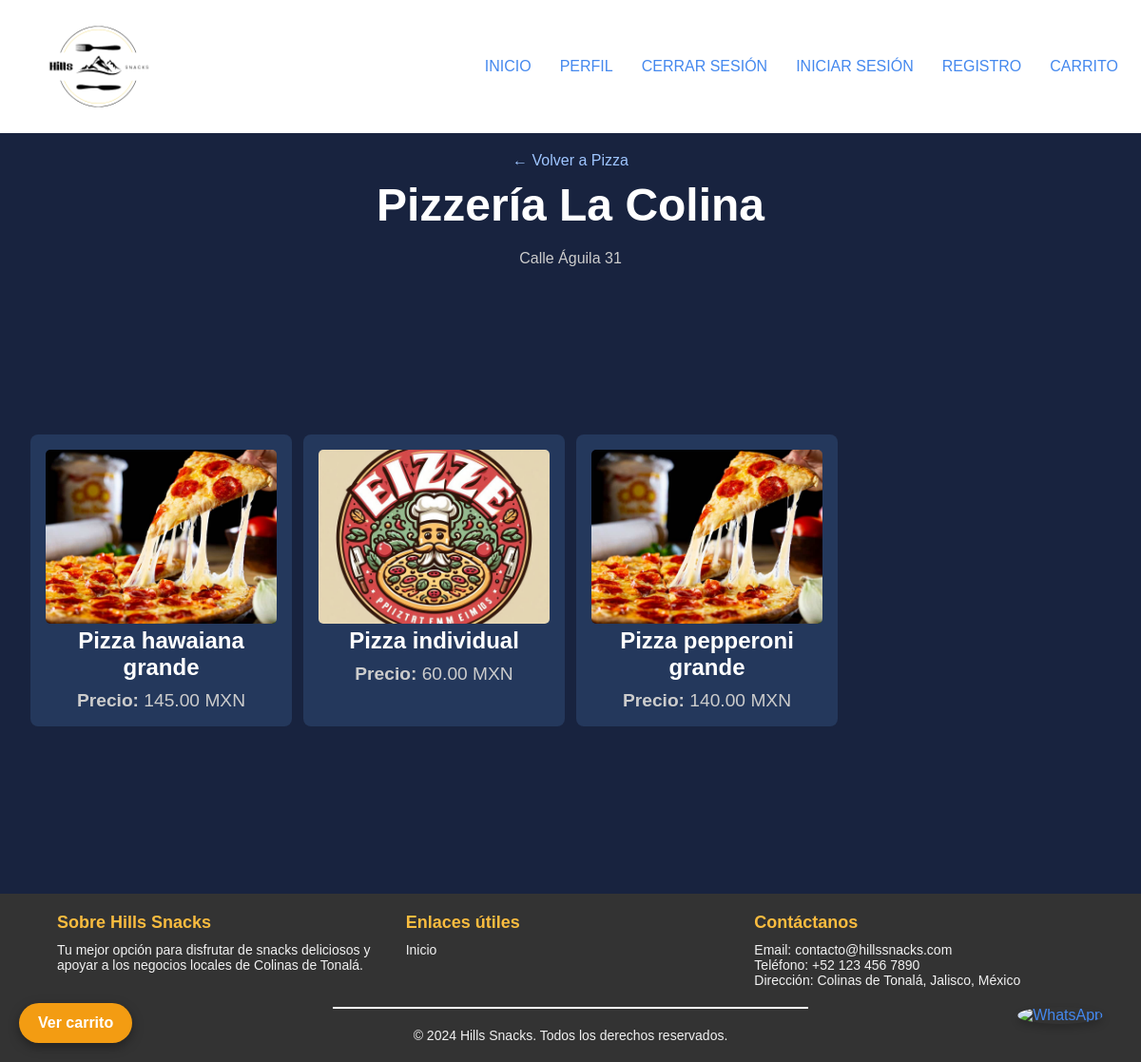
Screenshot of /index.php?action=mostrarProductosPorNegocio&idNegocio=4 with the database file from the repository.
### tables this page shows
CREATE TABLE negocio (
    IdNegocio_N  INT AUTO_INCREMENT PRIMARY KEY,
    Nombre_N     VARCHAR(100) NOT NULL,
    Direccion_N  VARCHAR(200),
    Telefono_N   VARCHAR(20),
    Tipo_N       VARCHAR(40)  NOT NULL,    
    Tipo_Envio   VARCHAR(20)  NOT NULL DEFAULT 'Domicilio',
    Imagen_N     VARCHAR(255)
);

CREATE TABLE producto (
    IdProducto_P     INT AUTO_INCREMENT PRIMARY KEY,
    IdNegocio_N      INT           NOT NULL,
    Nombre_P         VARCHAR(100)  NOT NULL,
    Precio_P         DECIMAL(8,2)  NOT NULL,
    Disponibilidad_P VARCHAR(10)   NOT NULL DEFAULT 'Activo',    
    Imagen_P         VARCHAR(255),
    FOREIGN KEY (IdNegocio_N) REFERENCES negocio(IdNegocio_N) ON DELETE CASCADE
);

### Controllers/ProductosControler.php (called while the page is built)
<?php
require_once __DIR__ . '/../Models/Productos.php';
require_once __DIR__ . '/../Models/Negocio.php';
class ProductosController {
    public function mostrarProductosPorNegocio($idNegocio) {
        $productoModel = new Producto();
        $negocioModel = new Negocio();
        $productos = $productoModel->obtenerProductosPorNegocio($idNegocio);
        $negocio = $negocioModel->obtenerNegocioPorId($idNegocio);
        require __DIR__ . '/../Views/productos.php';
    }
}
?>

### Models/Negocio.php (called while the page is built, shortened)
<?php
require_once __DIR__ . '/../config/database.php';
class Negocio {
    private $db;
    public function __construct() {
        $database = new Database();
        $this->db = $database->getConnection();
    }
    public function obtenerNegocioPorId($id) {
        $stmt = $this->db->prepare("SELECT * FROM negocio WHERE IdNegocio_N = :id LIMIT 1");
        $stmt->bindParam(':id', $id, PDO::PARAM_INT);
        $stmt->execute();
        return $stmt->fetch(PDO::FETCH_ASSOC);
    }
}
?>

### config/database.php (called while the page is built, shortened)
<?php
class Database {
    private $host = 'localhost';
    private $db_name = 'hills_snacks';
    private $username = 'root';
    private $password = '';
    public function getConnection() {
        $this->conn = null;
        try {
            $this->conn = new PDO("mysql:host=" . $this->host . ";dbname=" . $this->db_name, $this->username, $this->password);
            $this->conn->exec("set names utf8");
        } catch(PDOException $exception) {
            echo "Error de conexión: " . $exception->getMessage();
        }
        return $this->conn;
    }
}
?>

### config/helpers.php (called while the page is built, shortened)
<?php
function rutaImagen($ruta, $prefijo = '') {
    return $prefijo . 'Util/img/' . basename($ruta);
}
function e($texto) {
    return htmlspecialchars((string) $texto, ENT_QUOTES, 'UTF-8');
}

### Models/Productos.php (called while the page is built, shortened)
<?php
require_once __DIR__ . '/../config/database.php';
class Producto {
    private $db;
    public function __construct() {
        $database = new Database();
        $this->db = $database->getConnection();
    }
    public function obtenerProductosPorNegocio($idNegocio) {
        $stmt = $this->db->prepare("SELECT * FROM producto WHERE IdNegocio_N = :negocio_id AND Disponibilidad_P = 'Activo' ORDER BY Nombre_P");
        $stmt->bindParam(':negocio_id', $idNegocio, PDO::PARAM_INT);
        $stmt->execute();
        return $stmt->fetchAll(PDO::FETCH_ASSOC);
    }
}
?>

### Views/productos.php (the view, shortened to what this page needs)
<?php
require_once __DIR__ . '/../config/helpers.php';
?>
<!DOCTYPE html>
<html lang="es">
<head>
    <link href="css/productos.css" rel="stylesheet">
    <link href="css/modal.css" rel="stylesheet">
    <link href="css/tienda.css" rel="stylesheet">
    <link href='https://unpkg.com/boxicons@2.1.4/css/boxicons.min.css' rel='stylesheet'>
</head>
<body>
    <div class="productos">
        <?php if (!empty($negocio)): ?>
            <a class="productos__volver" href="index.php?action=mostrarNegociosPorCategoria&categoria=<?php echo urlencode($negocio['Tipo_N']); ?>">&larr; Volver a <?php echo e($negocio['Tipo_N']); ?></a>
            <h2 class="productos__title"><?php echo e($negocio['Nombre_N']); ?></h2>
            <p class="productos__subtitulo"><?php echo e($negocio['Direccion_N']); ?></p>
        <?php else: ?>
            <h2 class="productos__title">Productos del Negocio</h2>
        <?php endif; ?>
        <div class="productos__container">
            <?php if (!empty($productos)): ?>
                <?php foreach ($productos as $producto): ?>
                    <?php $img = rutaImagen($producto['Imagen_P'] ?? ''); ?>
                    <div class="productos__item"
                         data-id="<?php echo (int) $producto['IdProducto_P']; ?>"
                         data-nombre="<?php echo e($producto['Nombre_P']); ?>"
                         data-precio="<?php echo e($producto['Precio_P']); ?>"
                         data-imagen="<?php echo e($img); ?>"
                         data-negocio="<?php echo (int) $producto['IdNegocio_N']; ?>"
                         onclick="abrirModal(this)">
                        <img src="<?php echo e($img); ?>"
                             alt="Imagen de <?php echo e($producto['Nombre_P']); ?>"
                             class="productos__image">
                        <h3><?php echo e($producto['Nombre_P']); ?></h3>
                        <p><strong>Precio:</strong> <?php echo number_format((float) $producto['Precio_P'], 2); ?> MXN</p>
                    </div>
                <?php endforeach; ?>
            <?php else: ?>
                <h2 class="productos__empty">No hay productos disponibles para este negocio.</h2>
            <?php endif; ?>
        </div>
    </div>
    <a class="carrito-flotante" href="Views/carrito.php">Ver carrito <span class="carrito-contador"></span></a>
    <div class="whatsapp-float">
        <a href="https://wa.me/3318530145?text=Hola%2C%20estoy%20interesado%20en%20tus%20servicios" target="_blank">
            <img src="https://upload.wikimedia.org/wikipedia/commons/6/6b/WhatsApp.svg" alt="WhatsApp" />
        </a>
    </div>
</body>
</html>

### css/header.css (style rules this page uses)
* { padding: 0; margin: 0; box-sizing: border-box; }
body { font-family: sans-serif; background-color: #e2eaff; color: #101632dd; }
a { color: #48e; text-decoration: none; }

### css/tienda.css (style rules this page uses)
.carrito-flotante { position: fixed; left: 20px; bottom: 20px; background: #f39c12; color: #fff; text-decoration: none; padding: 12px 20px; border-radius: 30px; font-family: Arial, sans-serif; font-weight: bold; box-shadow: 0 4px 12px rgba(0, 0, 0, .35); z-index: 2000; }
.productos__volver { display: inline-block; margin-bottom: 10px; color: #9ec5ff; text-decoration: none; }
.productos__subtitulo { margin: 0 0 20px; color: #ccc; }
.productos__item { cursor: pointer; }
.productos__image { object-fit: cover; aspect-ratio: 4 / 3; }

### css/productos.css (style rules this page uses)
.productos { background-color: #18233f; color: #fff; min-height: 100vh; display: flex; flex-direction: column; text-align: center; user-select: none; padding: 20px; }
.productos__title { font-size: 3rem; margin-bottom: 20px; }
.productos__container { display: grid; grid-template-columns: 1fr; gap: 12px; max-width: 1300px; margin: auto; width: 100%; padding: 12px; }
.productos__item { background-color: #24385c; border-radius: 8px; padding: 16px; text-align: center; transition: transform 0.2s, box-shadow 0.2s; }
.productos__item h3 { font-size: 1.5rem; margin: 0 0 10px; color: #fff; }
.productos__item p { margin: 0; font-size: 1.2rem; color: #ccc; }
.productos__image { width: 100%; max-width: 1300px; height: auto; border-radius: 5px; }
@media (min-width: 768px) { .productos__container { grid-template-columns: repeat(auto-fill, minmax(300px, 1fr)); } }
@media (min-width: 1024px) { .productos__container { grid-template-columns: repeat(auto-fill, minmax(250px, 1fr)); } }

### css/modal.css (style rules this page uses)
.whatsapp-float { position: fixed; bottom: 20px; right: 20px; z-index: 1000; }
.whatsapp-float img { width: 60px; height: 60px; border-radius: 50%; box-shadow: 0 4px 8px rgba(0, 0, 0, 0.2); transition: transform 0.3s ease-in-out, box-shadow 0.3s ease-in-out; }
@media (min-width: 768px) { .whatsapp-float img { width: 70px; height: 70px; } }
@media (min-width: 768px) { .whatsapp-float { bottom: 30px; right: 30px; } }
@media (min-width: 1200px) { .whatsapp-float img { width: 80px; height: 80px; } }
@media (min-width: 1200px) { .whatsapp-float { bottom: 40px; right: 40px; } }

### rows the page displays
negocio: Tipo_N "Pizza", Nombre_N "Pizzería La Colina", Direccion_N "Calle Águila 31"
producto: Imagen_P (picture), Nombre_P "Pizza hawaiana grande", Precio_P "145.00"
producto: Imagen_P (picture), Nombre_P "Pizza individual", Precio_P "60.00"
producto: Imagen_P (picture), Nombre_P "Pizza pepperoni grande", Precio_P "140.00"
